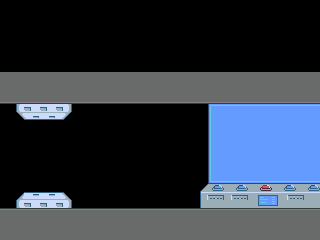

Tiled map render using the project's own tile images. Description and the map definition, with tile-layer contents summarised, below:
An orthogonal 40x30 tile map with 8x8 px tiles, 1 tile layer (Tile Layer 1), 1 hidden layer not drawn.

<map version="1.0" orientation="orthogonal" renderorder="right-down" width="40" height="30" tilewidth="8" tileheight="8" nextobjectid="1">
 <tileset firstgid="1" name="atlas" tilewidth="8" tileheight="8">
  <image source="../atlas.bmp" trans="ff00ff" width="256" height="256" />
  <terraintypes>
   <terrain name="collideable" tile="103" />
   <terrain name="button" tile="72" />
  </terraintypes>
  <tile id="64" terrain="0,0,0,0" />
  <tile id="65" terrain="0,0,0,0" />
  <tile id="66" terrain="0,0,0,0" />
  <tile id="67" terrain="0,0,0,0" />
  <tile id="71" terrain="1,1,1,1" />
  <tile id="72" terrain="1,1,1,1" />
  <tile id="77" terrain="0,0,0,0" />
  <tile id="78" terrain="0,0,0,0" />
  <tile id="79" terrain="0,0,0,0" />
  <tile id="80" terrain="0,0,0,0" />
  <tile id="81" terrain="0,0,0,0" />
  <tile id="82" terrain="0,0,0,0" />
  <tile id="83" terrain="0,0,0,0" />
  <tile id="84" terrain="0,0,0,0" />
  <tile id="85" terrain="0,0,0,0" />
  <tile id="86" terrain="0,0,0,0" />
  <tile id="87" terrain="0,0,0,0" />
  <tile id="88" terrain="0,0,0,0" />
  <tile id="96" terrain="0,0,0,0" />
  <tile id="97" terrain="0,0,0,0" />
  <tile id="98" terrain="0,0,0,0" />
  <tile id="99" terrain="0,0,0,0" />
  <tile id="100" terrain="0,0,0,0" />
  <tile id="101" terrain="0,0,0,0" />
  <tile id="102" terrain="0,0,0,0" />
  <tile id="103" terrain="0,0,0,0" />
  <tile id="104" terrain="0,0,0,0" />
  <tile id="105" terrain="0,0,0,0" />
  <tile id="106" terrain="0,0,0,0" />
  <tile id="109" terrain="0,0,0,0" />
  <tile id="110" terrain="0,0,0,0" />
  <tile id="111" terrain="0,0,0,0" />
  <tile id="112" terrain="0,0,0,0" />
  <tile id="113" terrain="0,0,0,0" />
  <tile id="114" terrain="0,0,0,0" />
  <tile id="115" terrain="0,0,0,0" />
  <tile id="116" terrain="0,0,0,0" />
  <tile id="117" terrain="0,0,0,0" />
  <tile id="118" terrain="0,0,0,0" />
  <tile id="119" terrain="0,0,0,0" />
  <tile id="120" terrain="0,0,0,0" />
  <tile id="132" terrain="0,0,0,0" />
  <tile id="133" terrain="0,0,0,0" />
  <tile id="134" terrain="0,0,0,0" />
  <tile id="135" terrain="0,0,0,0" />
  <tile id="136" terrain="0,0,0,0" />
  <tile id="137" terrain="0,0,0,0" />
  <tile id="138" terrain="0,0,0,0" />
  <tile id="141" terrain="0,0,0,0" />
  <tile id="142" terrain="0,0,0,0" />
  <tile id="143" terrain="0,0,0,0" />
  <tile id="144" terrain="0,0,0,0" />
  <tile id="145" terrain="0,0,0,0" />
  <tile id="146" terrain="0,0,0,0" />
  <tile id="147" terrain="0,0,0,0" />
  <tile id="148" terrain="0,0,0,0" />
  <tile id="149" terrain="0,0,0,0" />
  <tile id="150" terrain="0,0,0,0" />
 </tileset>
 <layer name="Tile Layer 1" width="40" height="30">
  <data>[1200 cells, 533 non-empty, 42 distinct tile ids]</data>
 </layer>
 <layer name="Tile Layer 2" width="40" height="30" visible="0">
  <data>[1200 cells, 357 non-empty, 13 distinct tile ids]</data>
 </layer>
</map>
